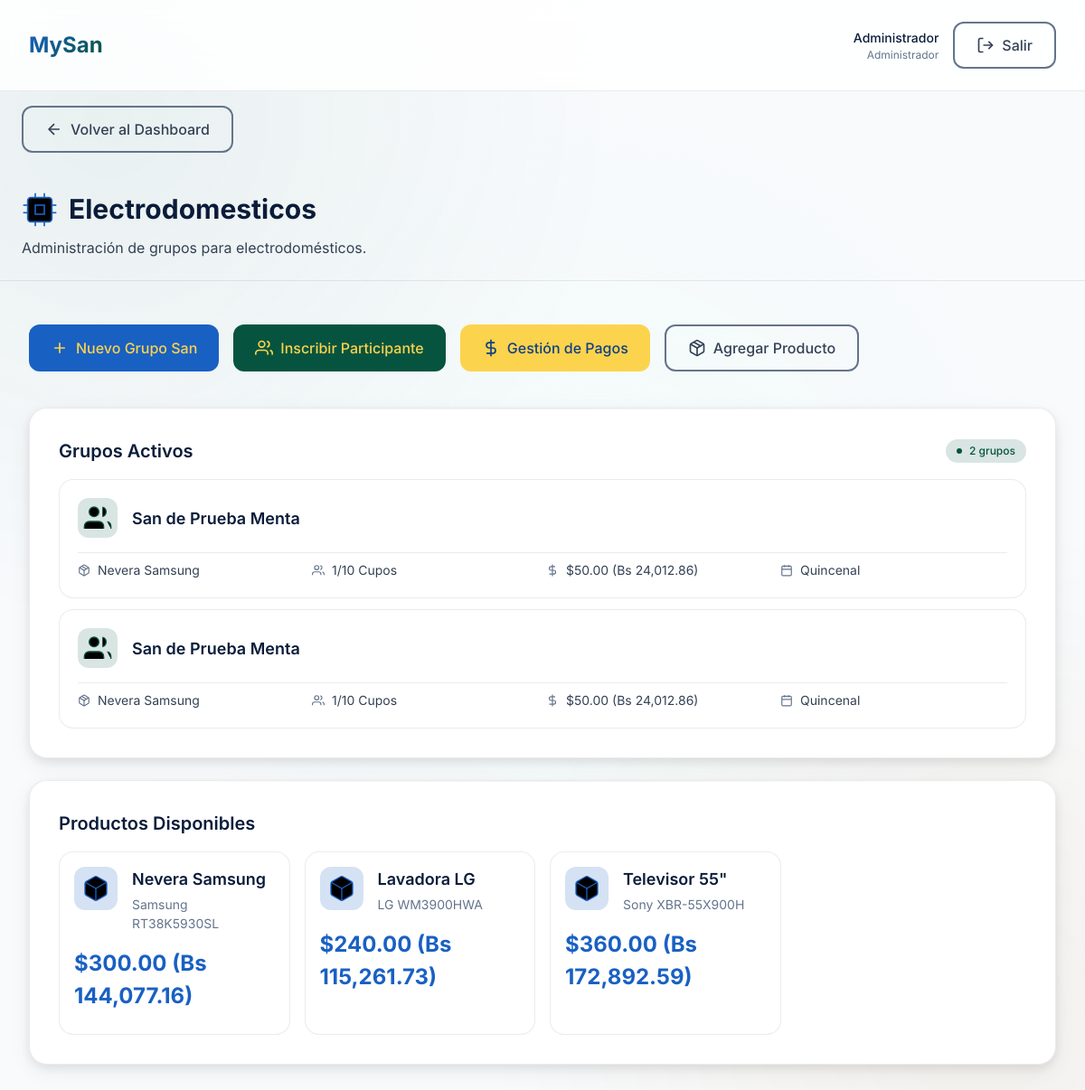
The page /modules/electrodomesticos/index.php (signed in) on the database its author committed.
### tables this page shows
CREATE TABLE `usuarios` (
  `id` int NOT NULL AUTO_INCREMENT,
  `username` varchar(50) NOT NULL,
  `password` varchar(255) NOT NULL,
  `nombre` varchar(100) NOT NULL,
  `email` varchar(100) DEFAULT NULL,
  `pregunta_secreta` text,
  `respuesta_secreta` varchar(255) DEFAULT NULL,
  `created_at` timestamp NULL DEFAULT CURRENT_TIMESTAMP,
  `updated_at` timestamp NULL DEFAULT CURRENT_TIMESTAMP ON UPDATE CURRENT_TIMESTAMP,
  `rol` enum('admin','participante') DEFAULT 'admin',
  PRIMARY KEY (`id`),
  UNIQUE KEY `username` (`username`)
);

CREATE TABLE `grupos_san` (
  `id` int NOT NULL AUTO_INCREMENT,
  `producto_id` int NOT NULL,
  `nombre` varchar(100) NOT NULL,
  `fecha_inicio` date NOT NULL,
  `frecuencia` enum('quincenal','mensual') NOT NULL,
  `numero_cuotas` int NOT NULL,
  `cupos_totales` int NOT NULL,
  `cupos_ocupados` int DEFAULT '0',
  `monto_cuota` decimal(10,2) NOT NULL,
  `estado` enum('en_espera','abierto','en_curso','finalizado') DEFAULT 'en_espera',
  `created_at` timestamp NULL DEFAULT CURRENT_TIMESTAMP,
  `ronda_actual` int DEFAULT '1',
  PRIMARY KEY (`id`),
  KEY `producto_id` (`producto_id`),
  CONSTRAINT `grupos_san_ibfk_1` FOREIGN KEY (`producto_id`) REFERENCES `productos` (`id`) ON DELETE CASCADE
);

CREATE TABLE `productos` (
  `id` int NOT NULL AUTO_INCREMENT,
  `categoria_id` int NOT NULL,
  `nombre` varchar(100) NOT NULL,
  `marca` varchar(50) DEFAULT NULL,
  `modelo` varchar(50) DEFAULT NULL,
  `descripcion` text,
  `valor_total` decimal(10,2) NOT NULL,
  `imagen` varchar(255) DEFAULT NULL,
  `activo` tinyint DEFAULT '1',
  `created_at` timestamp NULL DEFAULT CURRENT_TIMESTAMP,
  PRIMARY KEY (`id`),
  KEY `categoria_id` (`categoria_id`),
  CONSTRAINT `productos_ibfk_1` FOREIGN KEY (`categoria_id`) REFERENCES `categorias` (`id`) ON DELETE CASCADE
);

CREATE TABLE `tasas_cambio` (
  `id` int NOT NULL AUTO_INCREMENT,
  `tasa` decimal(10,4) NOT NULL,
  `fecha` date NOT NULL,
  `origen` varchar(50) DEFAULT 'auto',
  `created_at` timestamp NULL DEFAULT CURRENT_TIMESTAMP,
  PRIMARY KEY (`id`),
  UNIQUE KEY `fecha` (`fecha`)
);

### config/database.php (called while the page is built, shortened)
<?php
try {
    $dsn = "mysql:host=" . DB_HOST . ";port=3306;dbname=" . DB_NAME . ";charset=" . DB_CHARSET;
    $options = [
        PDO::ATTR_ERRMODE => PDO::ERRMODE_EXCEPTION,
        PDO::ATTR_DEFAULT_FETCH_MODE => PDO::FETCH_ASSOC,
        PDO::ATTR_EMULATE_PREPARES => false,
    ];
    $pdo = new PDO($dsn, DB_USER, DB_PASS, $options);
} catch (PDOException $e) {
    die(json_encode([
        'success' => false,
        'message' => 'Error de conexión a la base de datos: ' . $e->getMessage()
    ]));
}
function isLoggedIn()
{
    return isset($_SESSION['user_id']);
}
function getCurrentUser()
{
    global $pdo;
    $stmt = $pdo->prepare("SELECT id, username, nombre, email FROM usuarios WHERE id = ?");
    $stmt->execute([$_SESSION['user_id']]);
    return $stmt->fetch();
}
function getBcvRate()
{
    global $pdo;
    try {
        $today = date('Y-m-d');
        $stmt = $pdo->prepare("SELECT tasa FROM tasas_cambio WHERE fecha = ? ORDER BY id DESC LIMIT 1");
        $stmt->execute([$today]);
        $ch = curl_init('https://ve.dolarapi.com/v1/dolares/oficial');
        $httpCode = curl_getinfo($ch, CURLINFO_HTTP_CODE);
        $newRate = null;
        $stmtLast = $pdo->query("SELECT tasa FROM tasas_cambio ORDER BY fecha DESC, id DESC LIMIT 1");
        if ($rowLast = $stmtLast->fetch()) {
            return (float)$rowLast['tasa'];
        }
    } catch (Exception $e) {
    }
    return 75.00;
}
function formatMoneyBcv($amountUsd) {
    return formatMoneyCustomRate($amountUsd, getBcvRate());
}
function formatMoneyCustomRate($amountUsd, $rate) {
    $amountUsd = (float)$amountUsd;
    $rate = (float)$rate;
    $bs = $amountUsd * $rate;
    return '$' . number_format($amountUsd, 2) . ' (Bs ' . number_format($bs, 2) . ')';
}
?>

### modules/electrodomesticos/index.php (the view, shortened to what this page needs)
<?php
require_once '../../config/database.php';
$user = getCurrentUser();
$stmt = $pdo->prepare("
    SELECT p.*, c.nombre as categoria_nombre, c.color
    FROM productos p
    JOIN categorias c ON p.categoria_id = c.id
    WHERE c.nombre = 'Electrodomesticos' AND p.activo = TRUE
");
$stmt->execute();
$productos = $stmt->fetchAll();
$stmt = $pdo->prepare("
    SELECT gs.*, p.nombre as producto_nombre, p.marca as producto_marca, p.modelo as producto_modelo
    FROM grupos_san gs
    JOIN productos p ON gs.producto_id = p.id
    JOIN categorias c ON p.categoria_id = c.id
    WHERE c.nombre = 'Electrodomesticos' AND gs.estado != 'finalizado'
");
$stmt->execute();
$grupos = $stmt->fetchAll();
?>
<!DOCTYPE html>
<html lang="es">
<head>
    <link rel="stylesheet" href="../../assets/fonts/inter.css">
    <link rel="stylesheet" href="../../assets/css/reset.css">
    <link rel="stylesheet" href="../../assets/css/variables.css">
    <link rel="stylesheet" href="../../assets/css/bento-grid.css">
    <link rel="stylesheet" href="../../assets/css/main.css">
</head>
<body>
    <div class="main-content">
        <?php
        $headerLogoHref     = '../../dashboard.php';
        $headerLogoutHref   = '../../logout.php';
        $headerBackUrl      = '../../dashboard.php';
        $headerBackLabel    = 'Volver al Dashboard';
        include '../../includes/header.php';
        ?>
        <div class="page-header" style="padding: var(--space-6); margin-bottom: var(--space-4); border-bottom: 1px solid var(--glass-border);">
            <h1 class="page-title" style="font-size: var(--font-size-3xl); font-weight: var(--font-weight-bold); display: flex; align-items: center; gap: var(--space-3);">
                <svg class="icon-xl" style="width: 40px; height: 40px; stroke: var(--color-violeta);">
                    <use href="#icon-cpu"></use>
                </svg>
                Electrodomesticos
            </h1>
            <p style="color: var(--color-text-secondary); margin-top: var(--space-2);">
                Administración de grupos para electrodomésticos.
            </p>
        </div>
        <div class="bento-container">
            <div class="bento-12"
                style="display: flex; gap: var(--space-4); margin-bottom: var(--space-4); flex-wrap: wrap;">
                <button class="btn btn-violeta" onclick="openModal('nuevoGrupoModal')">
                    <svg class="icon">
                        <use href="#icon-plus"></use>
                    </svg>
                    Nuevo Grupo San
                </button>
                <button class="btn btn-menta" onclick="openModal('nuevoParticipanteModal')">
                    <svg class="icon">
                        <use href="#icon-users"></use>
                    </svg>
                    Inscribir Participante
                </button>
                <button class="btn btn-salmon" onclick="location.href='pagos.php'">
                    <svg class="icon">
                        <use href="#icon-dollar"></use>
                    </svg>
                    Gestión de Pagos
                </button>
                <button class="btn btn-outline" onclick="openModal('nuevoProductoModal')">
                    <svg class="icon">
                        <use href="#icon-package"></use>
                    </svg>
                    Agregar Producto
                </button>
            </div>
            <div class="bento-12">
                <div class="bento-box">
                    <div class="bento-header">
                        <div class="bento-title">Grupos Activos</div>
                        <span class="badge badge-success">
                            <span class="badge-dot"></span>
                            <?php echo count($grupos); ?> grupos
                        </span>
                    </div>
                    <div class="bento-content">
                        <?php if (empty($grupos)): ?>
                            <p style="text-align: center; padding: var(--space-8); color: var(--color-text-tertiary);">
                                No hay grupos activos. Crea uno nuevo para comenzar.
                            </p>
                        <?php else: ?>
                            <div class="card-list">
                                <?php foreach ($grupos as $grupo): ?>
                                    <div class="group-card"
                                        onclick="location.href='pagos.php?grupo_id=<?php echo $grupo['id']; ?>'">
                                        <div class="group-header">
                                            <div class="group-icon">
                                                <svg class="icon-lg" style="stroke: var(--color-menta);">
                                                    <use href="#icon-users"></use>
                                                </svg>
                                            </div>
                                            <div class="group-title"><?php echo htmlspecialchars($grupo['nombre']); ?></div>
                                        </div>
                                        <div class="group-details">
                                            <div class="detail-item">
                                                <svg class="icon" style="stroke: var(--color-text-tertiary);">
                                                    <use href="#icon-package"></use>
                                                </svg>
                                                <span
                                                    title="<?php echo htmlspecialchars($grupo['producto_nombre']); ?>"><?php echo htmlspecialchars($grupo['producto_nombre']); ?></span>
                                            </div>
                                            <div class="detail-item">
                                                <svg class="icon" style="stroke: var(--color-text-tertiary);">
                                                    <use href="#icon-users"></use>
                                                </svg>
                                                <span><?php echo $grupo['cupos_ocupados']; ?>/<?php echo $grupo['cupos_totales']; ?>
                                                    Cupos</span>
                                            </div>
                                            <div class="detail-item">
                                                <svg class="icon" style="stroke: var(--color-text-tertiary);">
                                                    <use href="#icon-dollar"></use>
                                                </svg>
                                                <span><?php echo formatMoneyBcv($grupo['monto_cuota']); ?></span>
                                            </div>
                                            <div class="detail-item">
                                                <svg class="icon" style="stroke: var(--color-text-tertiary);">
                                                    <use href="#icon-calendar"></use>
                                                </svg>
                                                <span><?php echo ucfirst($grupo['frecuencia']); ?></span>
                                            </div>
                                        </div>
                                    </div>
                                <?php endforeach; ?>
                            </div>
                        <?php endif; ?>
                    </div>
                </div>
            </div>
            <div class="bento-12">
                <div class="bento-box">
                    <div class="bento-header">
                        <div class="bento-title">Productos Disponibles</div>
                    </div>
                    <div class="bento-content">
                        <div class="product-grid">
                            <?php foreach ($productos as $producto): ?>
                                <div class="product-card" style="position: relative; overflow: hidden;">
                                    <div class="product-header">
                                        <div class="product-icon">
                                            <svg class="icon-lg" style="stroke: var(--color-violeta);">
                                                <use href="#icon-package"></use>
                                            </svg>
                                        </div>
                                        <div class="product-info">
                                            <h3><?php echo htmlspecialchars($producto['nombre']); ?></h3>
                                            <div class="product-meta">
                                                <?php echo htmlspecialchars($producto['marca']); ?>
                                                <?php echo htmlspecialchars($producto['modelo']); ?>
                                            </div>
                                        </div>
                                    </div>
                                    <div class="product-price">
                                        <?php echo formatMoneyBcv($producto['valor_total']); ?>
                                    </div>
                                </div>
                            <?php endforeach; ?>
                        </div>
                    </div>
                </div>
            </div>
        </div>
    </div>
</body>
</html>

### includes/header.php (shortened to what this page needs)
<?php
$headerLogoHref         = $headerLogoHref ?? 'dashboard.php';
$headerLogoutHref       = $headerLogoutHref ?? 'logout.php';
$headerBackUrl          = $headerBackUrl ?? null;
$headerBackLabel        = $headerBackLabel ?? 'Volver';
?>
<header class="header">
    <div class="header-content">
        <a href="<?php echo $headerLogoHref; ?>" class="header-logo">MySan</a>
        <div class="header-user">
            <div class="user-info">
                <div class="user-name">
                    <?php echo htmlspecialchars($user['nombre'] ?? 'Usuario'); ?>
                </div>
                <div class="user-role">Administrador</div>
            </div>
            <a href="<?php echo $headerLogoutHref; ?>" class="btn btn-outline">
                <svg class="icon"><use href="#icon-log-out"></use></svg>
                <span>Salir</span>
            </a>
        </div>
    </div>
</header>
<?php if ($headerBackUrl): ?>
<div style="padding: var(--space-4) var(--space-6);">
    <a href="<?php echo $headerBackUrl; ?>" class="btn btn-outline">
        <svg class="icon"><use href="#icon-arrow-left"></use></svg>
        <?php echo htmlspecialchars($headerBackLabel); ?>
    </a>
</div>
<?php endif; ?>

### rows shown on the page
usuarios: nombre "Administrador"
grupos_san: nombre "San de Prueba Menta", producto.nombre "Nevera Samsung", cupos_ocupados "1", cupos_totales "10", monto_cuota.tasa "$50.00 (Bs 24,012.86)", frecuencia "Quincenal"
grupos_san: nombre "San de Prueba Menta", producto.nombre "Nevera Samsung", cupos_ocupados "1", cupos_totales "10", monto_cuota.tasa "$50.00 (Bs 24,012.86)", frecuencia "Quincenal"
productos: nombre "Nevera Samsung", marca "Samsung", modelo "RT38K5930SL", valor_total.tasa "$300.00 (Bs 144,077.16)"
productos: nombre "Lavadora LG", marca "LG", modelo "WM3900HWA", valor_total.tasa "$240.00 (Bs 115,261.73)"
productos: nombre "Televisor 55\"", marca "Sony", modelo "XBR-55X900H", valor_total.tasa "$360.00 (Bs 172,892.59)"

### other values the page prints
$headerBackLabel "Volver al Dashboard"
count($grupos) "2"
